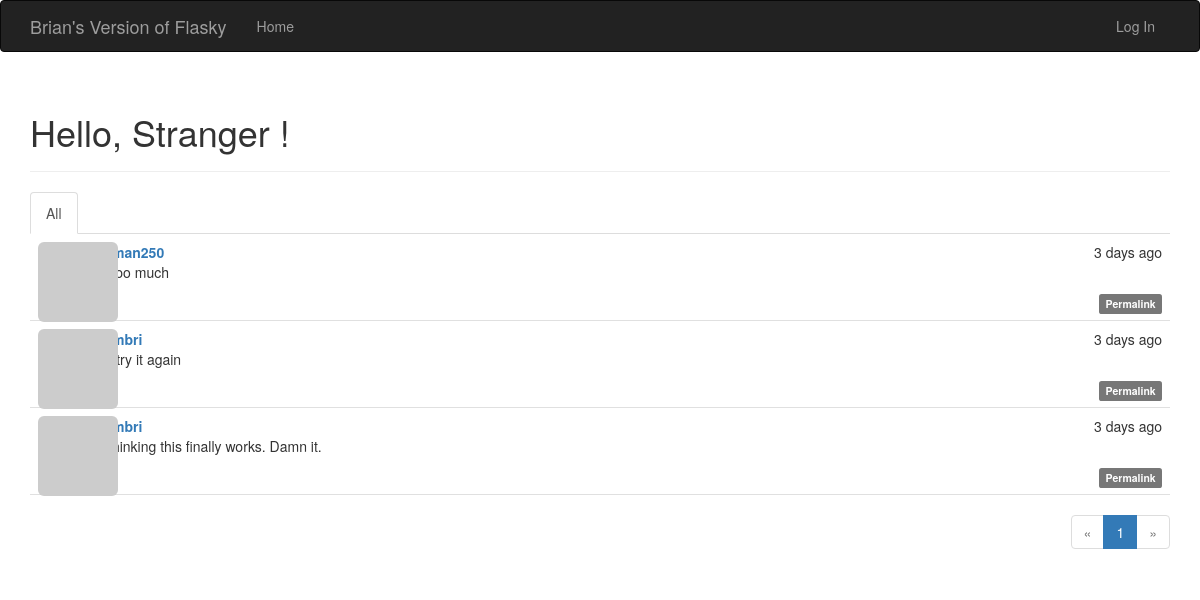
The page / on the database its author committed.
### app/models.py (models this page shows, shortened)
class Post(db.Model):
	__tablename__ = 'posts'
	id = db.Column(db.Integer, primary_key=True)
	body = db.Column(db.Text)
	body_html = db.Column(db.Text)
	timestamp = db.Column(db.DateTime, index=True, default=datetime.utcnow)
	author_id = db.Column(db.Integer, db.ForeignKey('users.id'))

class User(UserMixin, db.Model):
	__tablename__ = 'users'
	id = db.Column(db.Integer, primary_key=True)
	email = db.Column(db.String(64), unique=True, index=True)
	username = db.Column(db.String(64), unique=True, index=True)
	role_id = db.Column(db.Integer, db.ForeignKey('roles.id'))
	password_hash = db.Column(db.String(128))
	confirmed = db.Column(db.Boolean, default=False)
	name = db.Column(db.String(64))
	location = db.Column(db.String(64))
	about_me = db.Column(db.Text())
	member_since = db.Column(db.DateTime(), default=datetime.utcnow)
	last_seen = db.Column(db.DateTime(), default=datetime.utcnow)
	avatar_hash = db.Column(db.String(32))
	posts = db.relationship('Post', backref='author', lazy='dynamic')
	followed = db.relationship('Follow',
								foreign_keys=[Follow.follower_id],
								backref=db.backref('follower', lazy='joined'),
								lazy='dynamic',
								cascade='all, delete-orphan')
	followers = db.relationship('Follow',
								foreign_keys=[Follow.followed_id],
								backref=db.backref('followed', lazy='joined'),
								lazy='dynamic',
								cascade='all, delete-orphan')
	@property
	def password(self):
		raise AttributeError('password is not a readable attribute')
	def gravatar(self, size=100, default='identicon', rating='g'):
		if request.is_secure:
			url = 'https://secure.gravatar.com/avatar'
		else:
			url = 'http://secure.gravatar.com/avatar'
		hash = self.avatar_hash or hashlib.md5(self.email.encode('utf-8')).hexdigest()
		return '{url}/{hash}?s={size}&d={default}&r={rating}'.format(
			url=url, hash=hash, size=size, default=default, rating=rating)

### app/main/views.py (the view)
@main.route('/', methods=['GET', 'POST'])
def index():
	form = PostForm()
	if current_user.can(Permission.WRITE_ARTICLES) and \
			form.validate_on_submit():
		post = Post(body=form.body.data, author=current_user._get_current_object())
		db.session.add(post)
		return redirect(url_for('.index'))
	page = request.args.get('page', 1, type=int)
	show_followed = False
	if current_user.is_authenticated:
		show_followed = bool(request.cookies.get('show_followed', ''))
	if show_followed:
		query = current_user.followed_posts
	else:
		query = Post.query
	pagination = query.order_by(Post.timestamp.desc()).paginate(
		page, per_page=current_app.config['POSTS_PER_PAGE'],
		error_out=False)
	posts = pagination.items
	return render_template('index.html', form=form, posts=posts, pagination=pagination)

### app/auth/views.py (called while the page is built)
@auth.before_app_request
def before_request():
	if current_user.is_authenticated:
		current_user.ping()
		if not current_user.confirmed \
				and request.endpoint \
				and request.endpoint[:5] != 'auth.' \
				and request.endpoint != 'static':
			return redirect(url_for('auth.unconfirmed'))

### app/main/__init__.py (called while the page is built)
@main.app_context_processor
def inject_permissions():
	return dict(Permission=Permission)

### app/models.py (called while the page is built)
	def can(self, permissions):
		return False

	def is_administrator(self):
		return False

### app/templates/index.html (shortened to what this page needs)
{% extends "base.html" %}
{% import "bootstrap/wtf.html" as wtf %}
{% import "_macros.html" as macros %}
{% block page_content %}
<div class="page-header">
	<h1>Hello,
		{% if current_user.is_authenticated %}
			{{ current_user.username }}
		{% else %}
			Stranger
		{% endif %}!
	</h1>
</div>
<div class="post-tabs">
    <ul class="nav nav-tabs">
        <li{% if not show_followed %} class="active"{% endif %}><a href="{{ url_for('.show_all') }}">All</a></li>
    </ul>
    {% include '_posts.html' %}
</div>
{% if pagination %}
<div class="pagination">
	{{ macros.pagination_widget(pagination, '.index') }}
</div>
{% endif %}
{% endblock %}

### app/templates/_posts.html (shortened to what this page needs)
<ul class="posts">
	{% for post in posts %}
	<li class="post">
		<div class="post-thumbnail">
			<a href="{{ url_for('.user', username=post.author.username) }}">
				<img class="img-rounded profile-thumbnail" src="{{ post.author.gravatar(size=40) }}">
			</a>
		</div>
		<div class="post-content">
			<div class="post-date">{{ moment(post.timestamp).fromNow() }}</div>
			<div class="post-author"><a href="{{ url_for('.user', username=post.author.username) }}">{{ post.author.username }}</a></div>
			<div class="post-body">
				{% if post.body_html %}
					{{ post.body_html | safe }}
				{% else %}
					{{ post.body }}
				{% endif %}
			</div>
			<div class="post-footer">
				<a href="{{ url_for('.post', id=post.id) }}">
					<span class="label label-default">Permalink</span>
				</a>
			</div>
		</div>
	</li>
	{% endfor %}
</ul>

### app/static/styles.css (style rules this page uses)
.profile-thumbnail { position: absolute; }
div.post-tabs { margin-top: 16px; }
ul.posts { list-style-type: none; padding: 0px; margin: 16px 0px 0px 0px; border-top: 1px solid #e0e0e0; }
div.post-tabs ul.posts { margin: 0px; border-top: none; }
ul.posts li.post { padding: 8px; border-bottom: 1px solid #e0e0e0; }
div.post-date { float: right; }
div.post-author { font-weight: bold; }
div.post-thumbnail { position: absolute; }
div.post-content { margin-left: 48px; min-height: 48px; }
div.post-footer { text-align: right; }
div.pagination { width: 100%; text-align: right; padding: 0px; margin: 0px; }

### rows shown on the page
Post: timestamp "3 days ago", author.username "hoffman250", body_html "Not too much"
Post: timestamp "3 days ago", body_html "Lets try it again"
Post: timestamp "3 days ago", body_html "I'm thinking this finally works. Damn it."

### other values the page prints
{{ p }} "1"
